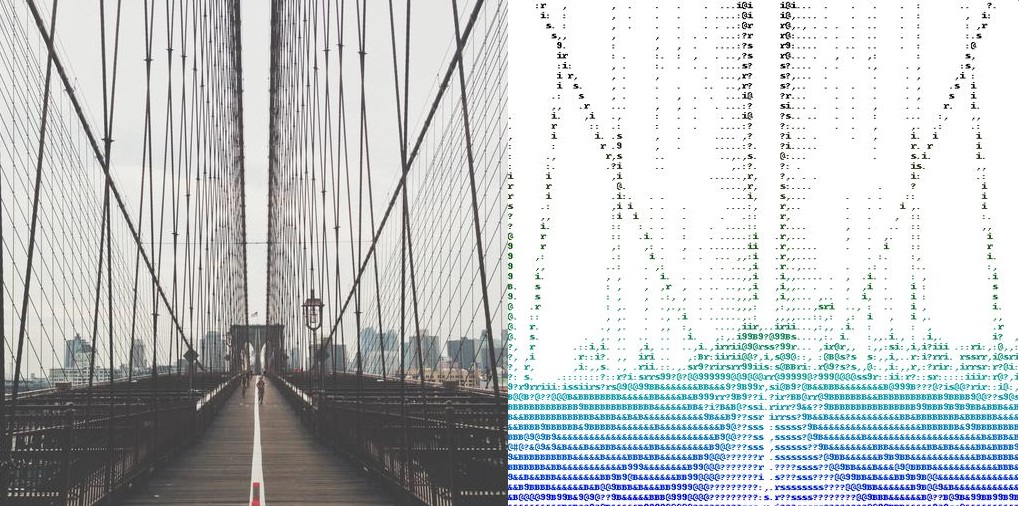
#> input picture sampleImage.jpg, 1019 x 506 px; its folder holds only this picture in this run
$ python -i asciiGan.py   (imports and definitions only)
#> lines starting #> are read from the running program, lines starting #| are printed output that depends on the picture
import streamlit as st
from numpy import load
from numpy import expand_dims
from matplotlib import pyplot
from PIL import Image, ImageDraw, ImageFont
import numpy as np
import os

# [4 lines not run here, left out]

def asciiart(in_f, SC, GCF,  out_f, color1='black', color2='blue', bgcolor='white'):

    # The array of ascii symbols from white to black
#> called with in_f = 'sampleImage.jpg', SC = 0.1, GCF = 2, out_f = 'results.png', color1 = 'black', color2 = 'blue', bgcolor = 'white'
    chars = np.asarray(list(' .,:irs?@9B&#'))

    # Load the fonts and then get the the height and width of a typical symbol
    # You can use different fonts here
    font = ImageFont.load_default()
    letter_width = font.getsize("x")[0]
    letter_height = font.getsize("x")[1]

    WCF = letter_height/letter_width

    #open the input file
    img = Image.open(in_f)
#> img is the input picture: PIL image 1019x506 RGB; mean R, G, B 195.4, 199.1, 200.4


    #Based on the desired output image size, calculate how many ascii letters are needed on the width and height
    widthByLetter=round(img.size[0]*SC*WCF)
#> widthByLetter = 204
    heightByLetter = round(img.size[1]*SC)
#> heightByLetter = 51
    S = (widthByLetter, heightByLetter)
#> S = (204, 51)

    #Resize the image based on the symbol width and height
    img = img.resize(S)
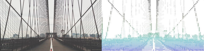
#> img: PIL image 204x51 RGB; mean R, G, B 195.3, 199, 200.3

    #Get the RGB color values of each sampled pixel point and convert them to graycolor using the average method.
    # Refer to https://www.johndcook.com/blog/2009/08/24/algorithms-convert-color-grayscale/ to know about the algorithm
    img = np.sum(np.asarray(img), axis=2)
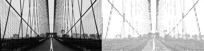
#> img: shape (51, 204) uint64; min 169, max 765, mean 594.7; drawn with min black and max white

    # Normalize the results, enhance and reduce the brightness contrast.
    # Map grayscale values to bins of symbols
    img -= img.min()
    img = (1.0 - img/img.max())**GCF*(chars.size-1)
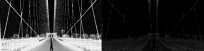
#> img: shape (51, 204) float64; min 0, max 12, mean 2; drawn with min black and max white

    # Generate the ascii art symbols
    lines = ("\n".join( ("".join(r) for r in chars[img.astype(int)]) )).split("\n")

    # Create gradient color bins
    nbins = len(lines)
#> nbins = 51
    #colorRange =list(Color(color1).range_to(Color(color2), nbins))

    #Create an image object, set its width and height
    newImg_width= letter_width *widthByLetter
#> newImg_width = 1020
    newImg_height = letter_height * heightByLetter
#> newImg_height = 510
    newImg = Image.new("RGBA", (newImg_width, newImg_height), bgcolor)
#> newImg: PIL image 1020x510 RGBA; every value is 255
    draw = ImageDraw.Draw(newImg)

    # Print symbols to image
    leftpadding=0
    y = 0
    lineIdx=0
    for line in lines:
        color = 'blue'
        lineIdx +=1

        draw.text((leftpadding, y), line, '#0000FF', font=font)
        y += letter_height
#> this loop made 51 passes
#> y on passes 1 to 12: 10, 20, 30, 40, 50, 60, 70, 80, 90, 100, 110, 120
#> after the loop, lineIdx = 51; y = 510

    # Save the image file

    #out_f = out_f.resize((1280,720))
    newImg.save(out_f)
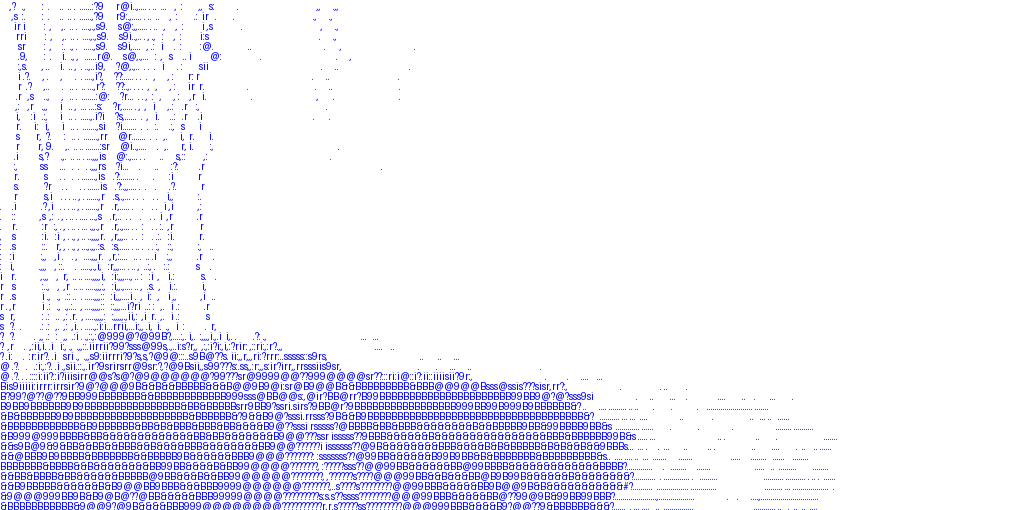
#> saved as results.png: PIL image 1020x510 RGBA; mean R, G, B, A 240, 240, 255, 255


def load_image(filename, size=(512,512)):
	# load image with the preferred size
	pixels = load_img(filename, target_size=size)
	# convert to numpy array
	pixels = img_to_array(pixels)
	# scale from [0,255] to [-1,1]
	pixels = (pixels - 127.5) / 127.5
	# reshape to 1 sample
	pixels = expand_dims(pixels, 0)
	return pixels


def imgGen2(img1):
  inputf = img1  # Input image file name

  SC = 0.1    # pixel sampling rate in width
  GCF= 2      # contrast adjustment

  asciiart(inputf, SC, GCF, "results.png")   #default color, black to blue
  asciiart(inputf, SC, GCF, "results_pink.png","blue","pink")
#> the loop in asciiart (call 2), `for line in lines:` made 51 passes
  img = Image.open(img1)
  img2 = Image.open('results.png').resize(img.size)
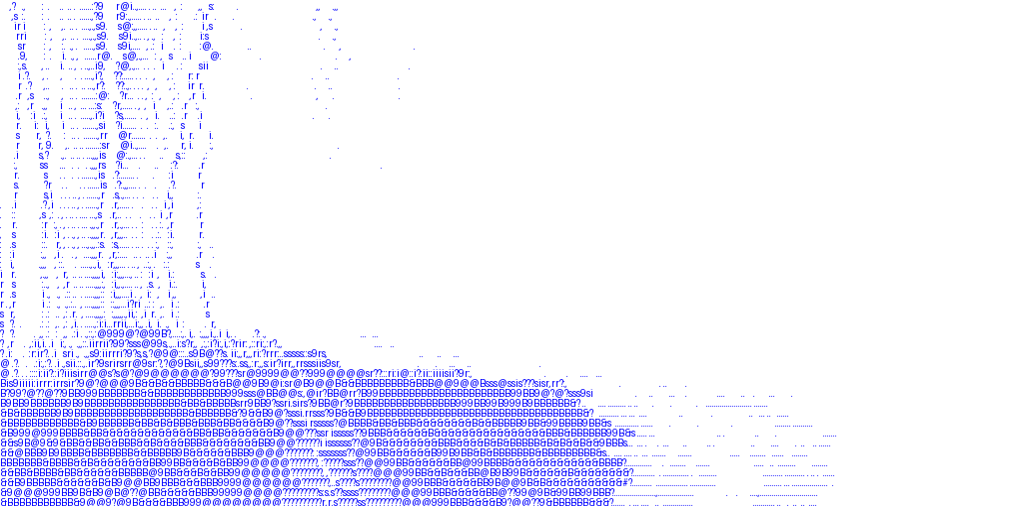
#> img2: PIL image 1019x506 RGBA; mean R, G, B, A 239.4, 239.4, 255, 255
  #img2.save('result.png')
  #img3 = Image.open('results_pink.png').resize(img.size)
  #img3.save('resultp.png')
  return img2


# [8 lines not run here, left out]


>>> result = imgGen2('sampleImage.jpg')
